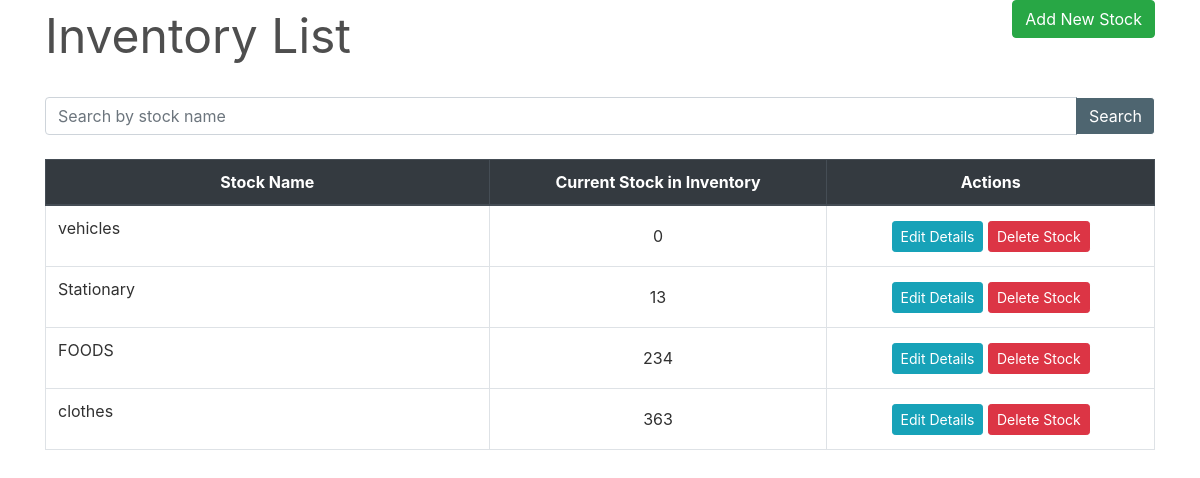
The app's page /inventory/, older data.
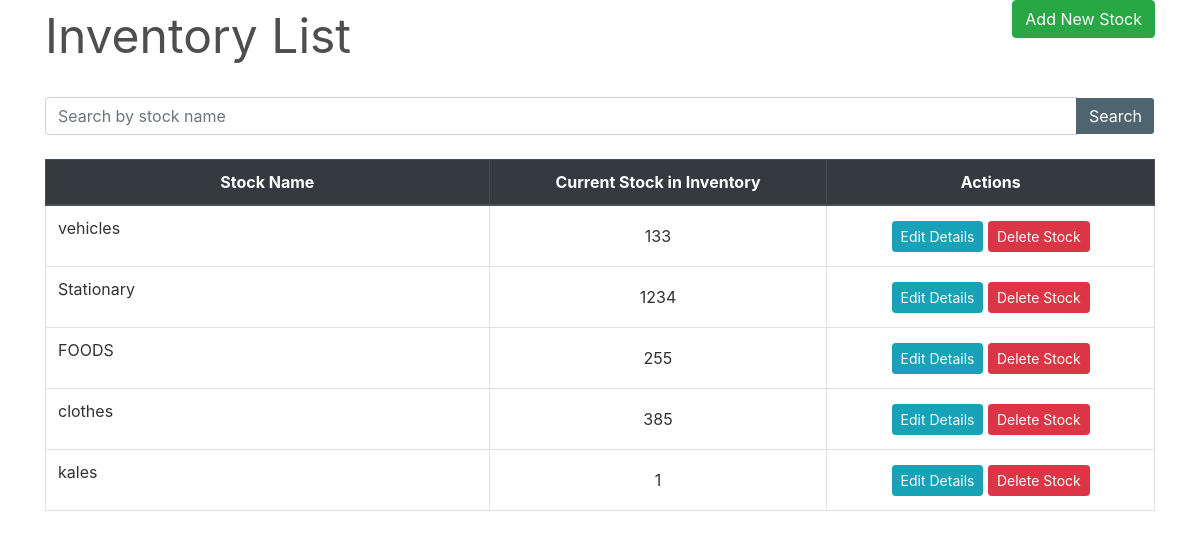
The same page, newer data.
### inventory/models.py (models this page shows, shortened)
class Stock(models.Model):
    id = models.AutoField(primary_key=True)
    name = models.CharField(max_length=30, unique=True)
    quantity = models.IntegerField(default=1)
    is_deleted = models.BooleanField(default=False)

### inventory/views.py (the view)
# urls.py: path('', views.StockListView.as_view(), name='inventory'),
class StockListView(FilterView):
    filterset_class = StockFilter
    queryset = Stock.objects.filter(is_deleted=False)
    template_name = 'inventory.html'
    paginate_by = 10

### inventory/templates/inventory.html (shortened to what this page needs)
{% extends "base.html" %}
{% load widget_tweaks %}
{% block content %}
    <div class="row" style="color: #4e4e4e; font-style: bold; font-size: 3rem; ">
        <div class="col-md-8">Inventory List</div>
        <div class="col-md-4">
            <div style="float:right;"> <a class="btn btn-success" href="{% url 'new-stock' %}">Add New Stock</a> </div>
        </div>
    </div>
    <div style="border-bottom: 1px solid white;"></div>
    <br>
    <table class="table table-css table-bordered table-hover">
        <form method="get">
            <div class="input-group search">
                {% render_field filter.form.name class="form-control textinput" placeholder="Search by stock name" %}
                <div class="input-group-append">
                   <button type="submit" class="btn btn-pink"> Search </button>
                </div>
            </div>
        </form>
        <br>
        <thead class="thead-dark align-middle">
            <tr>
                <th width="40%">Stock Name</th>
                <th>Current Stock in Inventory</th>
                <th>Actions</th>
            </tr>
        </thead>
{% if object_list %}
        <tbody>
            {% for stock in object_list %}
                <tr>
                    <td>
                        <p>{{ stock.name }}</p>
                    </td>
                    <td class="align-middle">{{ stock.quantity }}</td>
                    <td class="align-middle">
                        <a href="{% url 'edit-stock' stock.pk %}" class="btn btn-info btn-sm">Edit Details</a>
                        <a href="{% url 'delete-stock' stock.pk %}" class="btn btn-danger btn-sm"> Delete Stock </a>
                    </td>
                </tr>
            {% endfor %}
        </tbody>
    </table>
{% else %}
        <tbody></tbody>
    </table>
    <br><br><br><br><br><br><br><br>
    <div style="color: #575757; font-style: bold; font-size: 1.5rem; text-align: center;">The records are empty. Please try adding some.</div>
{% endif %}
{% endblock content %}

Row changes from the older to the newer data that the page shows:
changed Stock "vehicles": quantity "0" → "133"
changed Stock "Stationary": quantity "13" → "1234"
changed Stock "FOODS": quantity "234" → "255"
changed Stock "clothes": quantity "363" → "385"
added Stock: name "kales", quantity "1"
